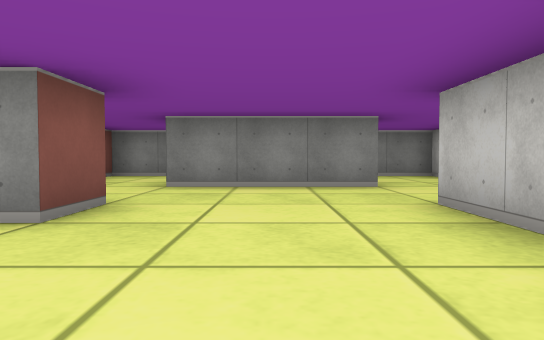
[1] (above)

12 first-person views from a walk through a cub3D ray-caster map. The camera is about half as high as the walls, tilts 2° down and sees 70° across. The floor is counted in squares. Each view is taken from the middle of a square. On the plan, view 1 faces up. The plan holds only what a view shows up to about 9 squares ahead; the rest is blank.

[2]
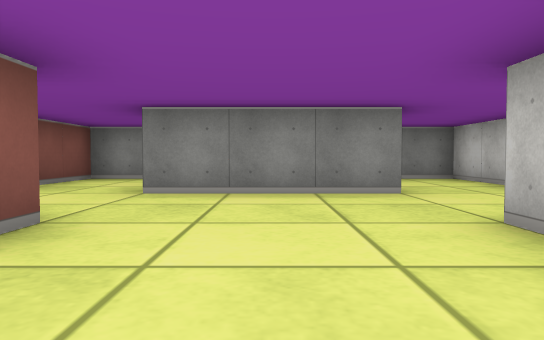

[3]
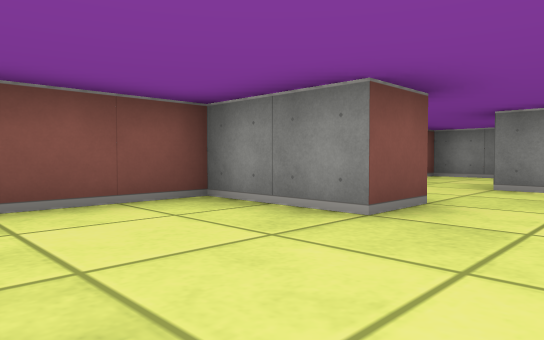

[4]
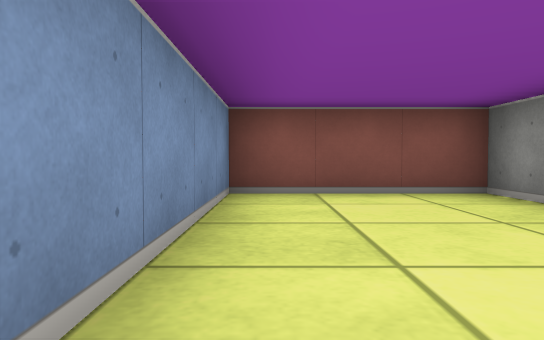

[5]
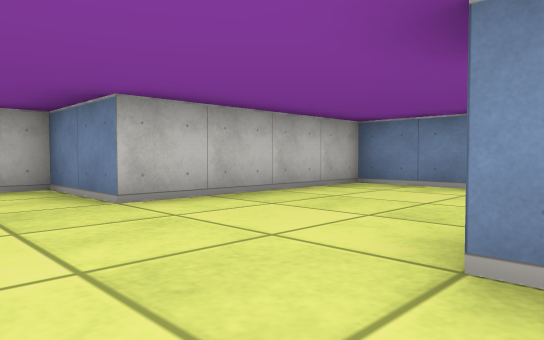

[6]
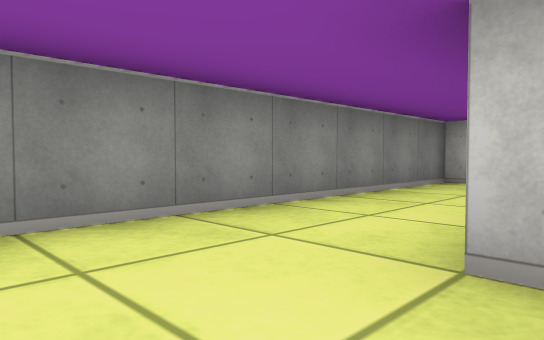

[7]
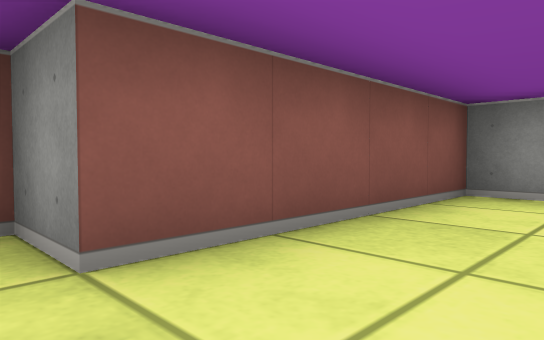

[8]
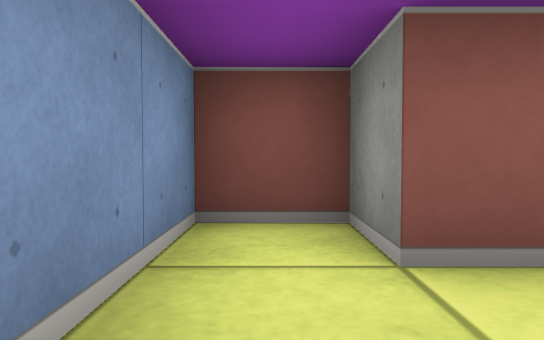

[9]
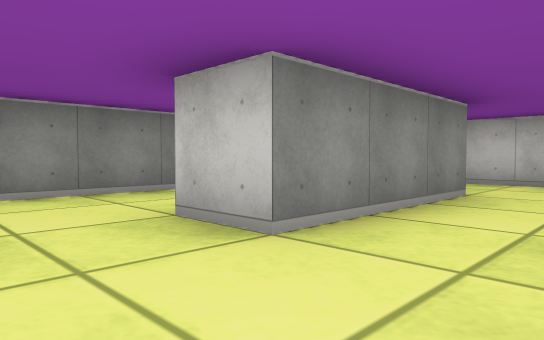

[10]
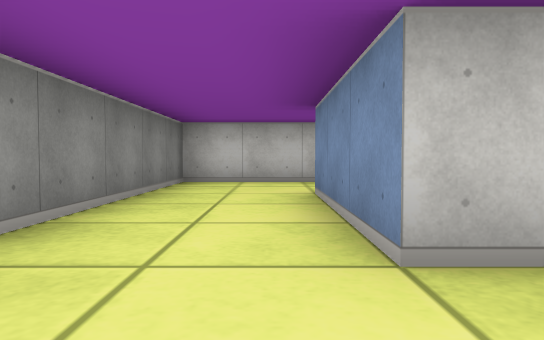

[11]
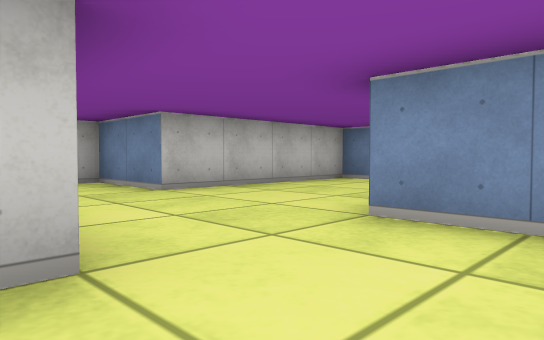

[12]
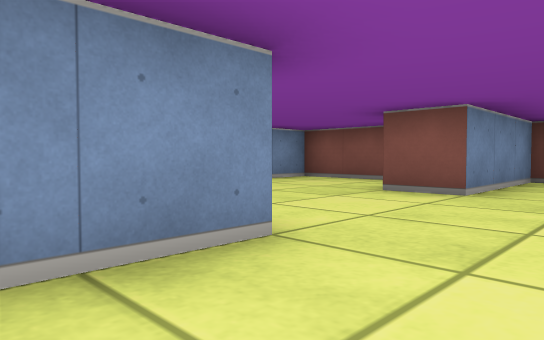

### Floor plan
Ten units are one square. View 1 is at (0, 0); x grows to the right and y downward. Boxes are objects, and circles mark ways between rooms. Rooms are numbered by the first view taken in them; rooms with no view inside come last. Other rooms are left out.
<svg viewBox="-50 -90 90 100">
<path fill="none" stroke="#000" d="M16 -55 -15 -55 -15 -65M-35 -65 -35 -45 -45 -45 -45 -35 -15 -35 -15 -25 -35 -25 -35 5 15 5 15 -35 35 -35 35 -65M-15 -65 15 -65M35 -65 35 -85 -35 -85 -35 -65"/>
<circle cx="-25" cy="-60" r="3" fill="#2a7"/>
<circle cx="25" cy="-60" r="3" fill="#2a7"/>
<text x="-10" y="-30">1</text>
<text x="0" y="-80">2</text>
</svg>
Room 1 opens to room 2.

Where each view was taken, in squares from view 1:
view 1: 0 up, 0 right, facing up
view 2: 1 up, 0 right, facing up
view 3: 0 up, 0 right, facing up-left
view 4: 0 up, 1 right, facing left
view 5: 5 up, 2 left, facing down-right
view 6: 6 up, 3 left, facing up-right
view 7: 4 up, 2 left, facing up-left
view 8: 4 up, 2 left, facing left
view 9: 4 up, 3 left, facing up-right
view 10: 7 up, 3 left, facing right
view 11: 6 up, 3 left, facing down-right
view 12: 5 up, 3 right, facing down-left
